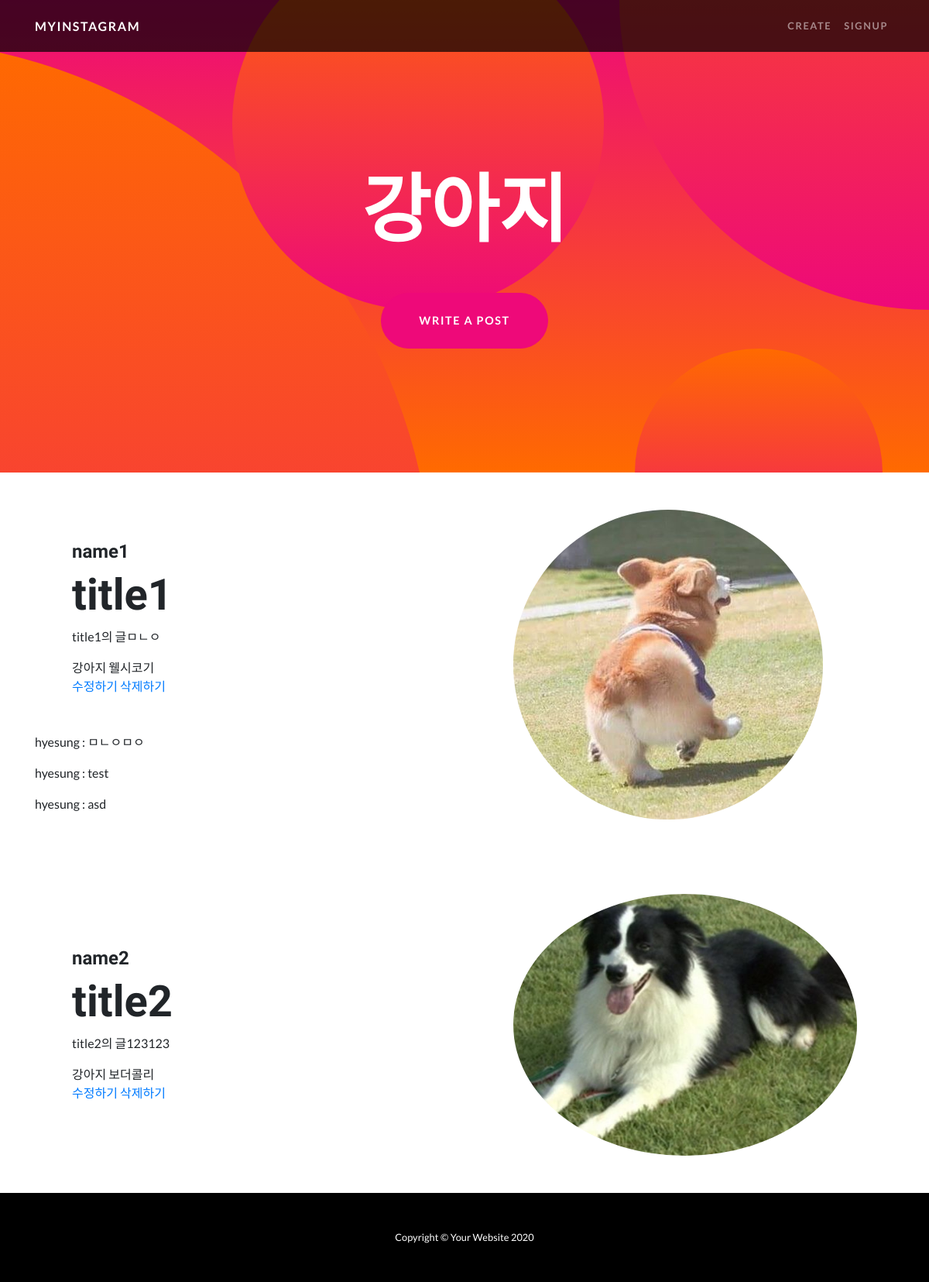
The page /hashtag/강아지 on the database its author committed.
### appname/models.py (models this page shows, shortened)
class Hashtag(models.Model):
    name = models.CharField(max_length=50)

class Post(models.Model):
    title = models.CharField(max_length=200)
    content = models.TextField()
    image = models.ImageField(upload_to='images/', blank=True)
    writer = models.ForeignKey(settings.AUTH_USER_MODEL, on_delete=models.CASCADE, related_name="writer", default="")
    hashtag_field = models.CharField(max_length=200, blank=True)
    hashtags = models.ManyToManyField('Hashtag', blank=True)
    likes = models.ManyToManyField(settings.AUTH_USER_MODEL, related_name="likes")

class CustomUser(AbstractUser):
    def __str__(self):
        return self.username
    nickname = models.CharField(max_length=20)
    phone_number = models.CharField(max_length=20)

class Comment(models.Model):
    c_writer = models.ForeignKey(settings.AUTH_USER_MODEL, on_delete=models.CASCADE, related_name="c_writer", default="")
    post_id = models.ForeignKey(Post, on_delete=models.CASCADE, related_name='comments')
    text = models.CharField(max_length=50)

### appname/views.py (the view)
# urls.py: path('hashtag/<str:hashtag_name>', appname.views.hashtag, name='hashtag'),
def hashtag(request, hashtag_name):
    hashtag = get_object_or_404(Hashtag, name=hashtag_name)
    return render(request, 'appname/hashtag.html', {'hashtag': hashtag})

### appname/templates/appname/hashtag.html
{% extends 'appname/base.html' %}
{% block header %}
<header class="masthead text-center text-white">
  <div class="masthead-content">
    <div class="container">
      <h1 class="masthead-heading mb-0">{{ hashtag.name }}</h1>
      <a href="/create" class="btn btn-primary btn-xl rounded-pill mt-5">write a post</a>
    </div>
  </div>
  <div class="bg-circle-1 bg-circle"></div>
  <div class="bg-circle-2 bg-circle"></div>
  <div class="bg-circle-3 bg-circle"></div>
  <div class="bg-circle-4 bg-circle"></div>
</header>
{% endblock %}
{% block content %}
{% for post in hashtag.post_set.all %}
<section>
  <div class="container">
    <div class="row align-items-center">
      <div class="col-lg-6 order-lg-2">
        <div class="p-5">
          {% if post.image %}
          <img class="img-fluid rounded-circle" src="{{ post.image.url }}" alt="">
          {% endif %}
        </div>
      </div>
      <div class="col-lg-6 order-lg-1">
        <div class="p-5">
          <h4 class="display-6">{{ post.writer }}</h4>
          <h2 class="display-4">{{post.title}}</h2>
          <p>{{post.content}}</p>
          <span>
          {% for hashtag in post.hashtags.all %}
            {{ hashtag.name }}
          {% endfor %}
          </<span>
          <br>
          <a href="{% url 'update' pk=post.pk %}"> 수정하기 </a>
          <a href="{% url 'delete' pk=post.pk %}"> 삭제하기 </a>
        </div>
        {% for comment in post.comments.all %}
          <p>{{ comment.c_writer }} : {{ comment.text }}</p>
        {% endfor %}
      </div>
    </div>
  </div>
</section>
{% endfor %}
{% endblock %}

### rows shown on the page
Hashtag: name "강아지"
Post: image (picture), writer "name1", title "title1", content "title1의 글ㅁㄴㅇ"
Hashtag: name "웰시코기"
Comment: c_writer "hyesung", text "ㅁㄴㅇㅁㅇ"
Comment: c_writer "hyesung", text "test"
Comment: c_writer "hyesung", text "asd"
Post: image (picture), writer "name2", title "title2", content "title2의 글123123"
Hashtag: name "보더콜리"
